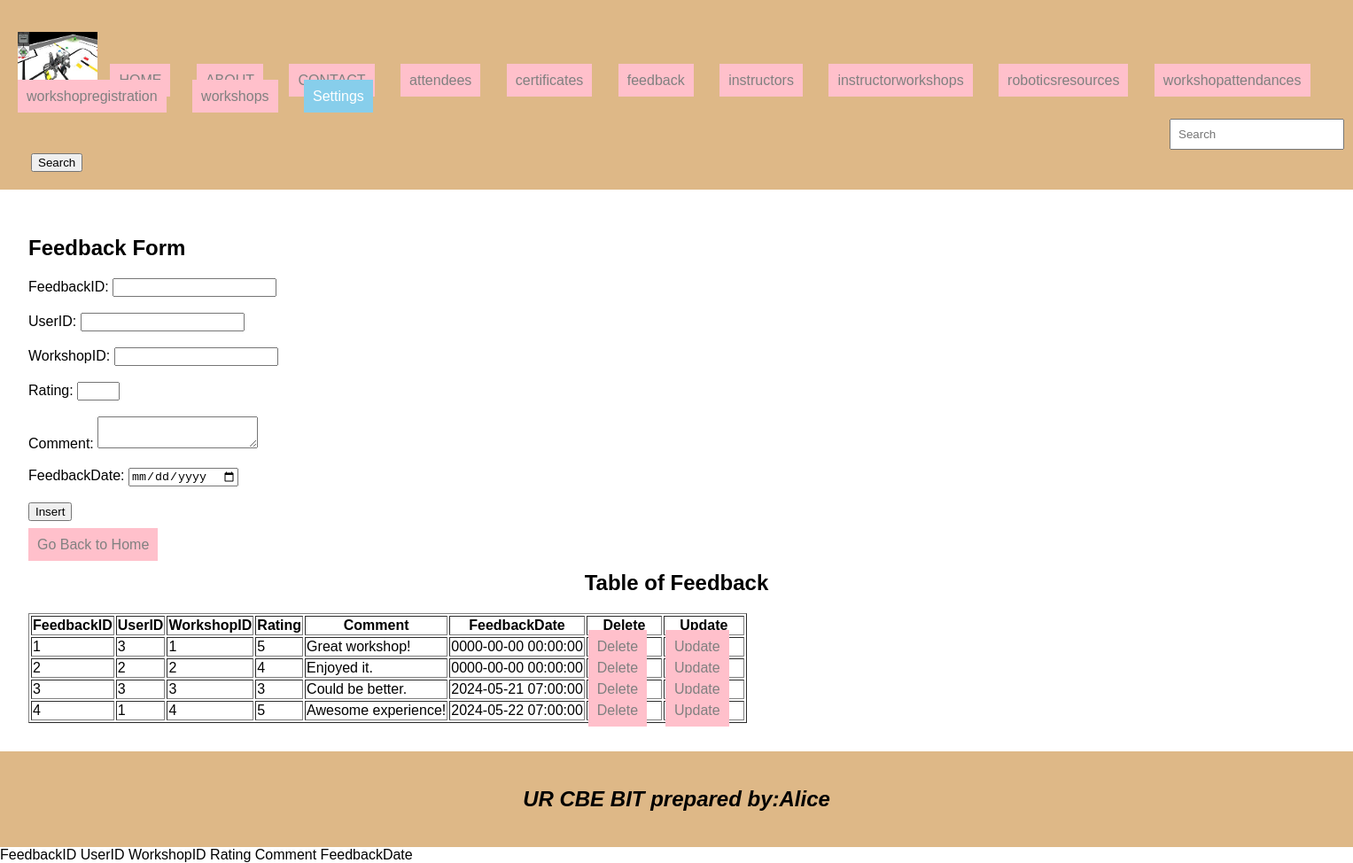
Page /feedback.php on the committed database.
### tables this page shows
CREATE TABLE `feedback` (
  `FeedbackID` int(11) NOT NULL,
  `UserID` int(11) NOT NULL,
  `WorkshopID` int(11) NOT NULL,
  `Rating` int(11) DEFAULT NULL CHECK (`Rating` >= 1 and `Rating` <= 5),
  `Comment` text DEFAULT NULL,
  `FeedbackDate` timestamp NOT NULL DEFAULT current_timestamp()
);

### feedback.php (the view, shortened to what this page needs)
<!DOCTYPE html>
<html lang="en">
<head>
    <link rel="stylesheet" type="text/css" href="style.css" title="style 1" media="screen, tv, projection, handheld, print"/>
</head>
<body>
<header>
     <ul style="list-style-type: none; padding: 0;">
     <li style="display: inline; margin-right: 10px;">
    <img src="./images/images.jpeg" width="90" height="60" alt="Logo">
  </li>
    <li style="display: inline; margin-right: 10px;"><a href="./home.html">HOME</a>
  </li>
    <li style="display: inline; margin-right: 10px;"><a href="./about.html">ABOUT</a>
  </li>
    <li style="display: inline; margin-right: 10px;"><a href="./contact.html">CONTACT</a>
  </li>
    <li style="display: inline; margin-right: 10px;"><a href="./attendees.php">attendees</a>
  </li>
    <li style="display: inline; margin-right: 10px;"><a href="./certificates.php">certificates</a>
  </li>
    <li style="display: inline; margin-right: 10px;"><a href="./feedback.php">feedback</a>
  </li>
    <li style="display: inline; margin-right: 10px;"><a href="./instructors.php">instructors</a>
  </li>
    <li style="display: inline; margin-right: 10px;"><a href="./instructorworkshops.php">instructorworkshops</a>
  </li>
  <li style="display: inline; margin-right: 10px;"><a href="./roboticsresources.php">roboticsresources</a>
  </li>
  <li style="display: inline; margin-right: 10px;"><a href="./workshopattendances.php">workshopattendances</a>
  </li>
  <li style="display: inline; margin-right: 10px;"><a href="./workshopregistration.php">workshopregistration</a>
  </li>
  <li style="display: inline; margin-right: 10px;"><a href="./workshops.php">workshops</a>
  </li>
    <li class="dropdown" style="display: inline; margin-right: 10px;">
      <a href="#" style="padding: 10px; color: white; background-color: skyblue; text-decoration: none; margin-right: 15px;">Settings</a>
        </li>
    </ul>
    <form class="d-flex" role="search" action="search.php">
        <input class="form-control me-2" type="search" placeholder="Search" aria-label="Search" name="query">
        <button class="btn btn-outline-success" type="submit">Search</button>
    </form>
</header>
<section>
   <h1>Feedback Form</h1>
<form method="post" onsubmit="return confirmInsert();">
    <label for="FeedbackID">FeedbackID:</label>
    <input type="number" id="FeedbackID" name="FeedbackID" required><br><br>
    <label for="UserID">UserID:</label>
    <input type="number" id="UserID" name="UserID" required><br><br>
    <label for="WorkshopID">WorkshopID:</label>
    <input type="number" id="WorkshopID" name="WorkshopID" required><br><br>
    <label for="Rating">Rating:</label>
    <input type="number" id="Rating" name="Rating" required min="1" max="5"><br><br>
    <label for="Comment">Comment:</label>
    <textarea id="Comment" name="Comment" required></textarea><br><br>
    <label for="FeedbackDate">FeedbackDate:</label>
    <input type="date" id="FeedbackDate" name="FeedbackDate" required><br><br>
    <input type="submit" name="insert" value="Insert"><br><br>
</form>
<a href="./home.html">Go Back to Home</a>
<center><h2>Table of Feedback</h2></center>
<table border="1">
    <tr>
        <th>FeedbackID</th>
        <th>UserID</th>
        <th>WorkshopID</th>
        <th>Rating</th>
        <th>Comment</th>
        <th>FeedbackDate</th>
        <th>Delete</th>
        <th>Update</th>
    </tr>
    <?php
    include('database_connection.php');
    $stmt = $connection->prepare("SELECT * FROM feedback");
    $stmt->execute();
    $result = $stmt->get_result();
    if ($result->num_rows > 0) {
        while ($row = $result->fetch_assoc()) {
            $feedbackID = $row["FeedbackID"];
            echo "<tr>
                <td>" . $row["FeedbackID"] . "</td>
                <td>" . $row["UserID"] . "</td>
                <td>" . $row["WorkshopID"] . "</td>
                <td>" . $row["Rating"] . "</td>
                <td>" . $row["Comment"] . "</td>
                <td>" . $row["FeedbackDate"] . "</td>
                <td><a href='delete_feedback.php?FeedbackID=$feedbackID'>Delete</a></td>
                <td><a href='update_feedback.php?FeedbackID=$feedbackID'>Update</a></td>
            </tr>";
        }
    } else {
        echo "<tr><td colspan='8'>No data found</td></tr>";
    }
    ?>
</table>
</section>
<footer>
    <center>
        <b><h2><i>UR CBE BIT  prepared by:Alice</i></h2></b>
    </center>
</footer>
</body>
</html>

### style.css (style rules this page uses)
body { font-family: Arial, sans-serif; margin: 0; padding: 0; }
header { background-color:burlywood; padding: 20px; }
footer { background-color:burlywood; padding: 20px; }
.dropdown { position: relative; display: inline; margin-right: 10px; }

### feedback.php (style rules this page uses)
a { padding: 10px; color: white; background-color: pink; text-decoration: none; margin-right: 15px; }
a:link { color: grey; }
button.btn { margin-left: 15px; margin-top: 4px; }
input.form-control { margin-left: 1300px; padding: 8px; }
section { padding:32px; }
footer { background-color:burlywood; padding: 20px; }

### rows in the picture
feedback: FeedbackID "1", UserID "3", WorkshopID "1", Rating "5", Comment "Great workshop!", FeedbackDate "0000-00-00 00:00:00"
feedback: FeedbackID "2", UserID "2", WorkshopID "2", Rating "4", Comment "Enjoyed it.", FeedbackDate "0000-00-00 00:00:00"
feedback: FeedbackID "3", UserID "3", WorkshopID "3", Rating "3", Comment "Could be better.", FeedbackDate "2024-05-21 07:00:00"
feedback: FeedbackID "4", UserID "1", WorkshopID "4", Rating "5", Comment "Awesome experience!", FeedbackDate "2024-05-22 07:00:00"
